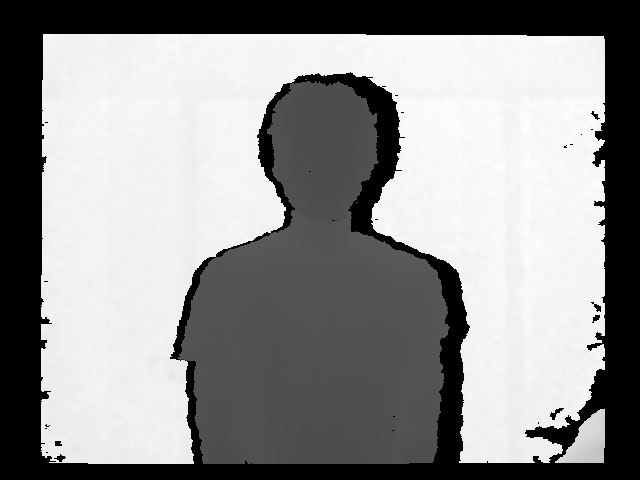
%> input picture Assignment 1/depth2cloud/depth.png, 640 x 480 px
$ octave demo.m   (GNU Octave 9; MATLAB toolbox functions it lacks are replaced by stand-ins)
%> lines starting %> are read from the running program, lines starting %| are printed output that depends on the picture
%> further down, depth is the input picture: size 480x640 uint16; min 0, max 2743, mean 1552.6
### Assignment 1/depth2cloud/depth2cloud.m

function [cloud, ordered]= depth2cloud(depth, fx, fy,cx,cy)
%> called with fx = 526.4, fy = 526.4, cx = 313.7, cy = 259
[m,n] = size(depth);
%> m = 480; n = 640

X = (ones(m,1)*(1:n) - cx).*depth*(1/fx);
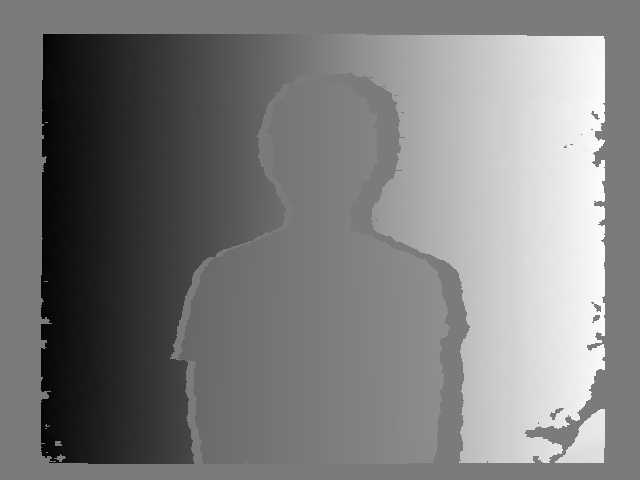
%> X: size 480x640 double; min -1.39, max 1.5, mean 0.0185; drawn with min black and max white
Y = ((1:m)'*ones(1,n) - cy).*depth*(1/fy);
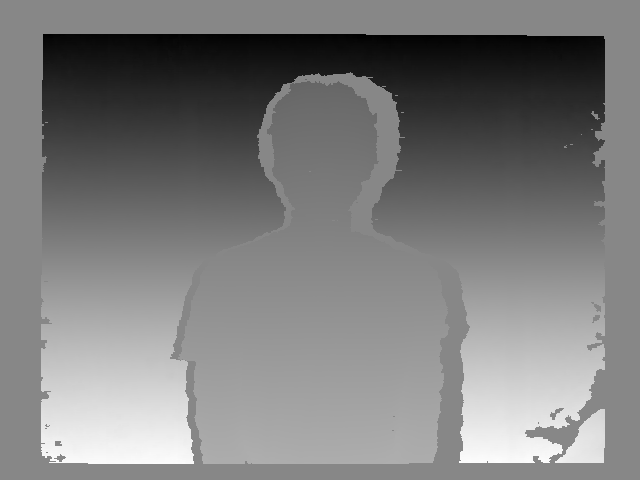
%> Y: size 480x640 double; min -1.16, max 1.02, mean -0.0859; drawn with min black and max white
ordered = cat(3,X,Y,depth);
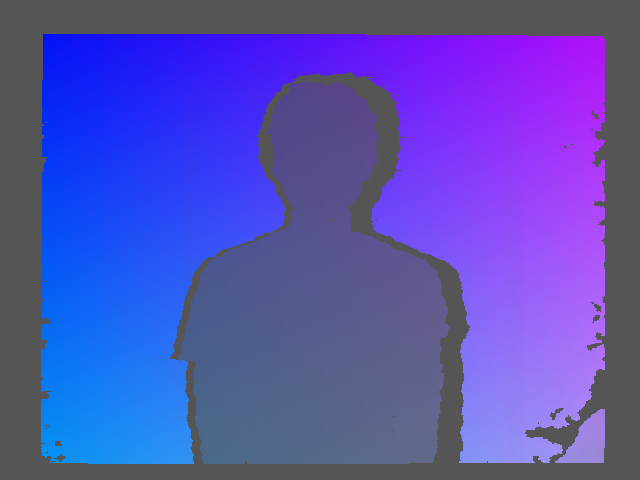
%> ordered: size 480x640x3 double; mean R, G, B 0.0185, -0.0859, 1.55; drawn with min black and max white

cloud = [reshape(X,m*n,1) reshape(Y,m*n,1) reshape(depth,m*n,1)];
cloud( ~any(cloud,2), : ) = []; %remove zero points

end

### Assignment 1/depth2cloud/demo.m
clc;
clear;

fx = 526.37013657; %focal length in width
fy = 526.37013657; %focal length in height
cx = 313.68782938; %principal point in width
cy = 259.01834898; %principal point in height

file_path = 'depth.png'; %depth image path
depth = imread(file_path); %load depth image
depth = double(depth) * 0.001; %scale depth image from mm to meter.
[cloud, ordered]= depth2cloud(depth, fx, fy,cx,cy); % convert from the depth image to cloud

 indices = find(cloud >2);
%> indices = 159427 values from 453121 to 679680
cloud(indices) = NaN;
cloud(any(any(isnan(cloud),3),2),:,:) = [];

X = cloud(:,1);
Y = cloud(:,2);
Z = cloud(:,3);
scatterPlot = scatter3(X,Y,Z,'filled');
alpha(scatterPlot, .3)
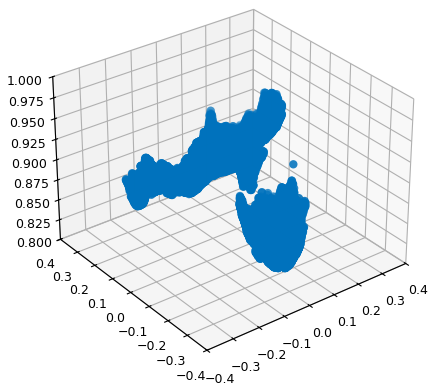
%> figure redrawn from the program's plot data
